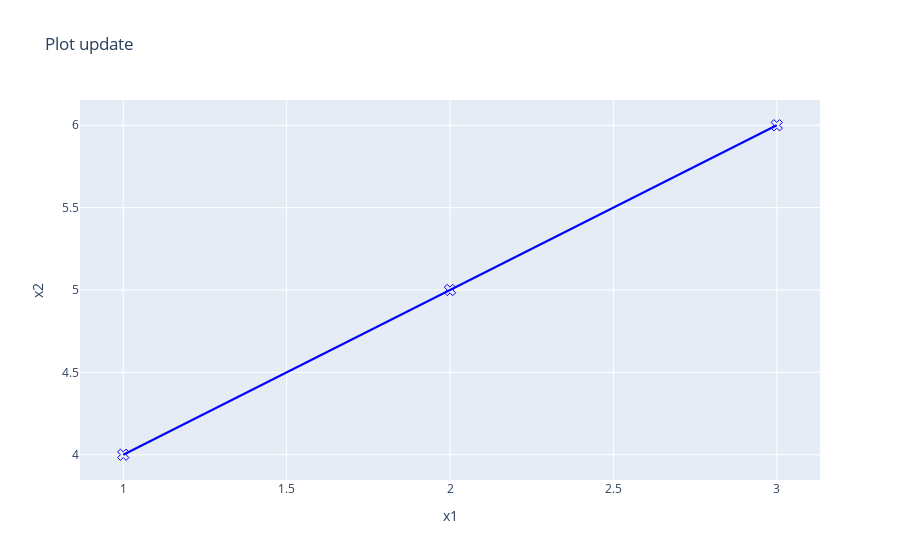

Notebook code cell kept with this figure:
### Markdown cell above
Update figure

### Code cell
figure.update(dict(layout=dict(title='Plot update')))
figure.update(data=[dict(marker=dict(color='blue'))])


iplot(figure,filename='pyguide_2')

### Figure 1 — Plotly figure (JSON) as saved in the notebook; plotly's stock layout.template omitted (floating-point values rounded to 4 significant figures)
{"data": [{"marker": {"color": "blue", "size": 10, "symbol": 104}, "mode": "markers+lines", "name": "1st trace", "text": ["one", "two", "three"], "type": "scatter", "x": [1, 2, 3], "y": [4, 5, 6]}], "layout": {"autosize": true, "title": {"text": "Plot update"}, "xaxis": {"autorange": true, "range": [0.8685, 3.132], "title": {"text": "x1"}, "type": "linear"}, "yaxis": {"autorange": true, "range": [3.796, 6.204], "title": {"text": "x2"}, "type": "linear"}}}
